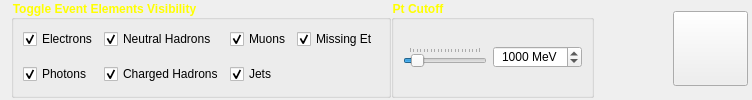
         <widget class="QFrame" name="eventWidget">
          <property name="minimumSize">
           <size>
            <width>752</width>
            <height>75</height>
           </size>
          </property>
          <property name="maximumSize">
           <size>
            <width>16777215</width>
            <height>16777215</height>
           </size>
          </property>
          <property name="styleSheet">
           <string notr="true"/>
          </property>
          <layout class="QHBoxLayout" name="horizontalLayout_10">
           <property name="spacing">
            <number>0</number>
           </property>
           <property name="topMargin">
            <number>0</number>
           </property>
           <property name="rightMargin">
            <number>4</number>
           </property>
           <property name="bottomMargin">
            <number>2</number>
           </property>
           <item>
            <widget class="QGroupBox" name="groupBox_EventElements">
             <property name="enabled">
              <bool>true</bool>
             </property>
             <property name="font">
              <font>
               <weight>75</weight>
               <bold>true</bold>
              </font>
             </property>
             <property name="styleSheet">
              <string notr="true">QGroupBox
{
color: rgb(255, 255, 0);
}</string>
             </property>
             <property name="title">
              <string>Toggle Event Elements Visibility</string>
             </property>
             <property name="flat">
              <bool>false</bool>
             </property>
             <layout class="QGridLayout" name="gridLayout">
              <property name="topMargin">
               <number>0</number>
              </property>
              <property name="bottomMargin">
               <number>0</number>
              </property>
              <item row="0" column="0">
               <widget class="QCheckBox" name="checkBox_Electrons">
                <property name="enabled">
                 <bool>true</bool>
                </property>
                <property name="text">
                 <string>Electrons</string>
                </property>
                <property name="checkable">
                 <bool>true</bool>
                </property>
                <property name="checked">
                 <bool>true</bool>
                </property>
               </widget>
              </item>
              <item row="0" column="1">
               <widget class="QCheckBox" name="checkBox_NeutralHadrons">
                <property name="enabled">
                 <bool>true</bool>
                </property>
                <property name="text">
                 <string>Neutral Hadrons</string>
                </property>
                <property name="checkable">
                 <bool>true</bool>
                </property>
                <property name="checked">
                 <bool>true</bool>
                </property>
               </widget>
              </item>
              <item row="0" column="2">
               <widget class="QCheckBox" name="checkBox_Muons">
                <property name="enabled">
                 <bool>true</bool>
                </property>
                <property name="text">
                 <string>Muons</string>
                </property>
                <property name="checkable">
                 <bool>true</bool>
                </property>
                <property name="checked">
                 <bool>true</bool>
                </property>
               </widget>
              </item>
              <item row="0" column="3">
               <widget class="QCheckBox" name="checkBox_MissingEt">
                <property name="enabled">
                 <bool>true</bool>
                </property>
                <property name="text">
                 <string>Missing Et</string>
                </property>
                <property name="checkable">
                 <bool>true</bool>
                </property>
                <property name="checked">
                 <bool>true</bool>
                </property>
               </widget>
              </item>
              <item row="1" column="1">
               <widget class="QCheckBox" name="checkBox_ChargedHadrons">
                <property name="enabled">
                 <bool>true</bool>
                </property>
                <property name="text">
                 <string>Charged Hadrons</string>
                </property>
                <property name="checkable">
                 <bool>true</bool>
                </property>
                <property name="checked">
                 <bool>true</bool>
                </property>
               </widget>
              </item>
              <item row="1" column="2" colspan="2">
               <widget class="QCheckBox" name="checkBox_Jets">
                <property name="enabled">
                 <bool>true</bool>
                </property>
                <property name="text">
                 <string>Jets</string>
                </property>
                <property name="checkable">
                 <bool>true</bool>
                </property>
                <property name="checked">
                 <bool>true</bool>
                </property>
               </widget>
              </item>
              <item row="1" column="0">
               <widget class="QCheckBox" name="checkBox_Photons">
                <property name="enabled">
                 <bool>true</bool>
                </property>
                <property name="text">
                 <string>Photons</string>
                </property>
                <property name="checkable">
                 <bool>true</bool>
                </property>
                <property name="checked">
                 <bool>true</bool>
                </property>
               </widget>
              </item>
             </layout>
            </widget>
           </item>
           <item>
            <widget class="QGroupBox" name="groupBox_PtCutoff">
             <property name="enabled">
              <bool>true</bool>
             </property>
             <property name="font">
              <font>
               <weight>75</weight>
               <bold>true</bold>
              </font>
             </property>
             <property name="styleSheet">
              <string notr="true">color: rgb(255, 255, 0);</string>
             </property>
             <property name="title">
              <string>Pt Cutoff</string>
             </property>
             <layout class="QHBoxLayout" name="horizontalLayout_9">
              <property name="topMargin">
               <number>0</number>
              </property>
              <property name="bottomMargin">
               <number>0</number>
              </property>
              <item>
               <widget class="QSlider" name="PtCutoff_Slider">
                <property name="enabled">
                 <bool>true</bool>
                </property>
                <property name="maximum">
                 <number>10000</number>
                </property>
                <property name="value">
                 <number>1000</number>
                </property>
                <property name="orientation">
                 <enum>Qt::Horizontal</enum>
                </property>
                <property name="tickPosition">
                 <enum>QSlider::TicksAbove</enum>
                </property>
                <property name="tickInterval">
                 <number>500</number>
                </property>
               </widget>
              </item>
              <item>
               <widget class="QSpinBox" name="spinBox_Pt">
                <property name="enabled">
                 <bool>true</bool>
                </property>
                <property name="styleSheet">
                 <string notr="true">color: rgb(0, 0, 0);</string>
                </property>
                <property name="alignment">
                 <set>Qt::AlignCenter</set>
                </property>
                <property name="suffix">
                 <string> MeV</string>
                </property>
                <property name="maximum">
                 <number>10000</number>
                </property>
                <property name="value">
                 <number>1000</number>
                </property>
               </widget>
              </item>
             </layout>
            </widget>
           </item>
           <item>
            <spacer name="horizontalSpacer_2">
             <property name="orientation">
              <enum>Qt::Horizontal</enum>
             </property>
             <property name="sizeHint" stdset="0">
              <size>
               <width>40</width>
               <height>20</height>
              </size>
             </property>
            </spacer>
           </item>
           <item>
            <widget class="QPushButton" name="nextEventButton">
             <property name="sizePolicy">
              <sizepolicy hsizetype="Fixed" vsizetype="Fixed">
               <horstretch>0</horstretch>
               <verstretch>0</verstretch>
              </sizepolicy>
             </property>
             <property name="minimumSize">
              <size>
               <width>75</width>
               <height>75</height>
              </size>
             </property>
             <property name="font">
              <font>
               <weight>75</weight>
               <bold>true</bold>
              </font>
             </property>
             <property name="toolTip">
              <string>Next Event</string>
             </property>
             <property name="autoFillBackground">
              <bool>false</bool>
             </property>
             <property name="styleSheet">
              <string notr="true">border-image: url(:/media/higgs_next.png);
</string>
             </property>
             <property name="text">
              <string/>
             </property>
             <property name="checkable">
              <bool>false</bool>
             </property>
             <property name="autoDefault">
              <bool>false</bool>
             </property>
             <property name="default">
              <bool>false</bool>
             </property>
             <property name="flat">
              <bool>false</bool>
             </property>
            </widget>
           </item>
          </layout>
         </widget>
